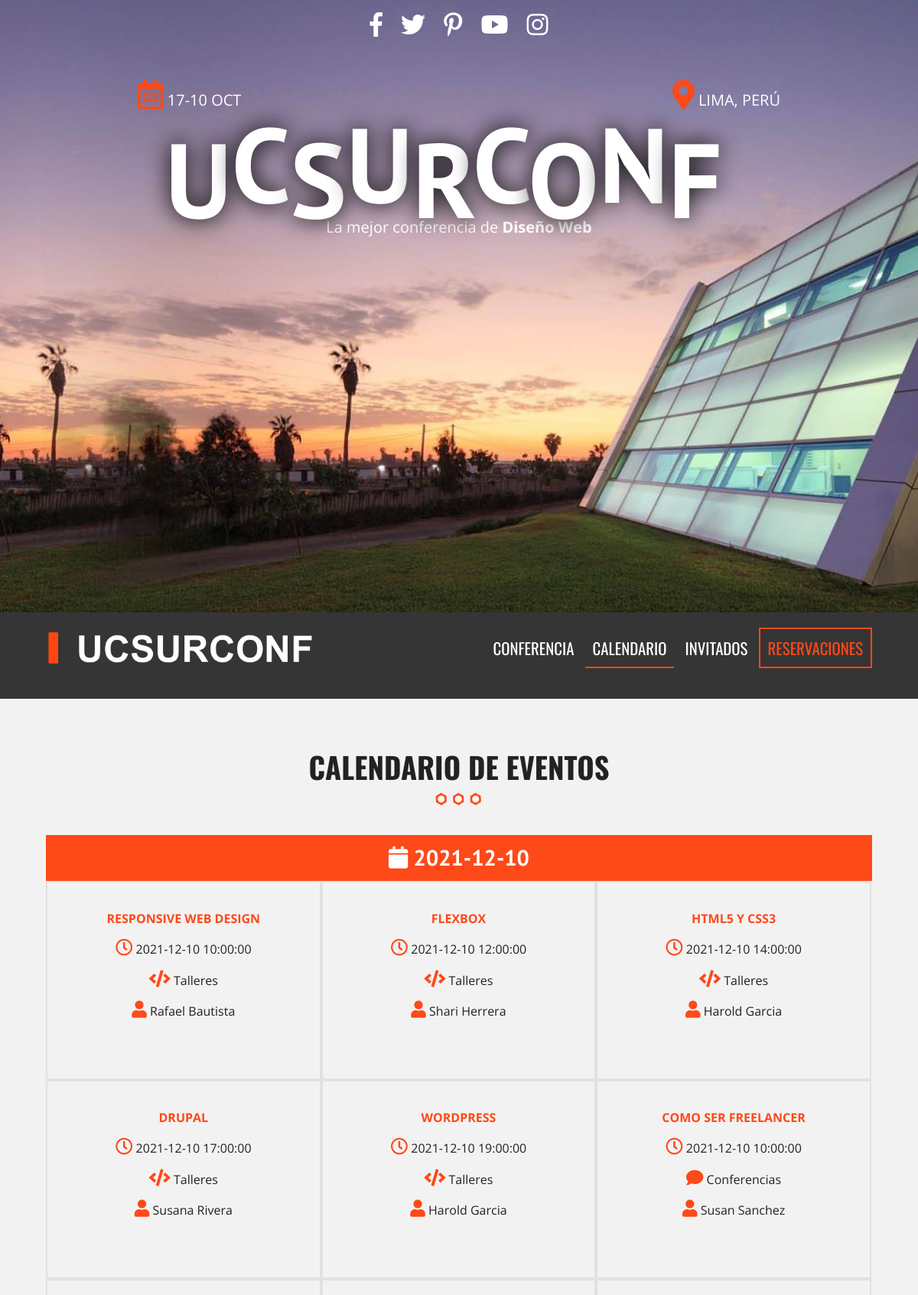
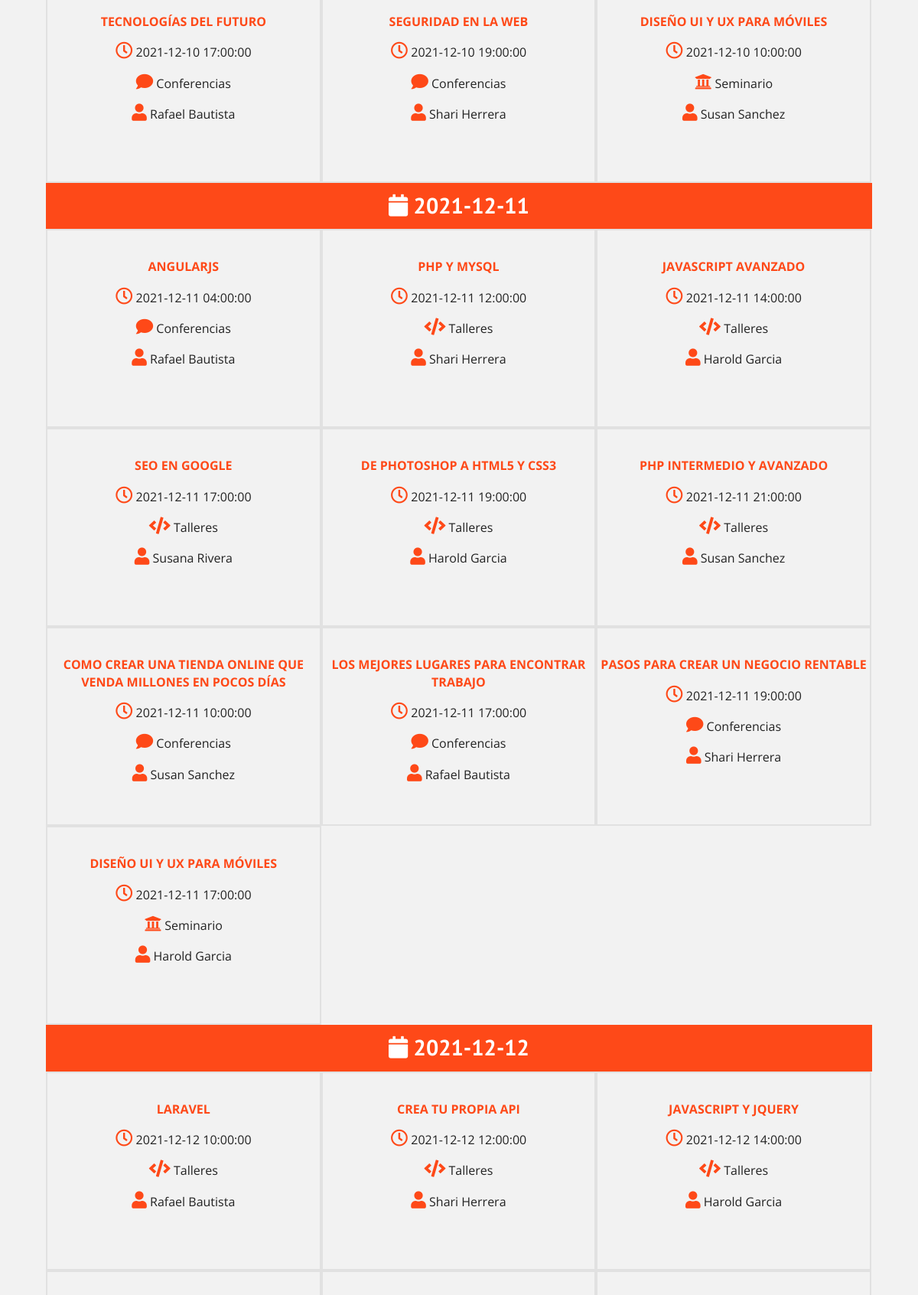
Page /calendario.php (upper part) on the committed database (2 pictures, top to bottom).
### tables this page shows
CREATE TABLE `eventos` (
  `evento_id` tinyint(10) NOT NULL,
  `nombre_evento` varchar(100) NOT NULL,
  `fecha_evento` date NOT NULL,
  `hora_evento` time NOT NULL,
  `id_cat_evento` tinyint(10) NOT NULL,
  `id_inv` tinyint(4) NOT NULL,
  `clave` varchar(10) DEFAULT NULL,
  `editado` datetime NOT NULL
);

CREATE TABLE `categoria_evento` (
  `id_categoria` tinyint(10) NOT NULL,
  `cat_evento` varchar(50) NOT NULL,
  `icono` varchar(15) NOT NULL,
  `editado` datetime DEFAULT NULL
);

### calendario.php (the view, shortened to what this page needs)
<?php
    include_once 'includes/templates/header.php';
?>
            <section class="seccion contenedor">
                <h2>Calendario de Eventos</h2>
                <?php
                    try {
                        require_once('includes/funciones/bd_conexion.php');
                        $sql = "SELECT evento_id,nombre_evento,fecha_evento,hora_evento,cat_evento,icono,nombre_invitado,apellido_invitado FROM `eventos` INNER JOIN `categoria_evento` ON eventos.id_cat_evento = categoria_evento.id_categoria INNER JOIN `invitados` ON eventos.id_inv = invitados.invitado_id ORDER BY evento_id";
                        $resultado = $conn->query($sql);
                    } catch (\Exception $e) {
                        echo $e->getMessage();
                    }
                ?>
                <div class="calendario">
                    <?php
                        $calendario = array();
                        while( $eventos = $resultado->fetch_assoc() ){
                            $fecha = $eventos['fecha_evento'];
                            $evento = array(
                                'titulo' => $eventos['nombre_evento'],
                                'fecha' => $eventos['fecha_evento'],
                                'hora' => $eventos['hora_evento'],
                                'categoria' => $eventos['cat_evento'],
                                'icono' => 'fa '.$eventos['icono'],
                                'invitado' => $eventos['nombre_invitado'] . " " . $eventos['apellido_invitado']
                            );
                            $calendario[$fecha][] = $evento;
                        }
                    ?>
                    <?php
                        foreach ($calendario as $dia => $lista_eventos) { ?>
                            <h3>
                                <i class="fa fa-calendar"></i>
                                <?php
                                    echo date($dia);?>
                            </h3>
                            <?php
                                foreach ( $lista_eventos as $evento ) { ?>
                                    <div class="dia">
                                        <p class="titulo"> <?php echo $evento['titulo']?> </p>
                                        <p class="hora">
                                            <i class="far fa-clock" aria-hidden="true"></i>
                                            <?php echo $evento['fecha'] . " " . $evento['hora']?>
                                        </p>
                                        <p>
                                            <i class="<?php echo $evento['icono']?>" aria-hidden="true"></i>
                                            <?php echo $evento['categoria']?></p>
                                        <p>
                                            <i class="fa fa-user" aria-hidden="true"></i>
                                            <?php echo $evento['invitado']?>
                                        </p>
                                    </div>
                            <?php  }   ?>
                    <?php  }   ?>
                </div>
            </section>
<?php
    include_once 'includes/templates/footer.php';
?>

### css/main.css (style rules this page uses)
html { color: #222; font-size: 1em; line-height: 1.4; }
html { box-sizing: border-box; }
*,*::before, *::after { box-sizing: inherit; }
body { background-color: #f2f2f2; font-family: 'Open Sans', sans-serif; }
.seccion { padding: 30px 0; }
.seccion p { font-size: 1.2em; text-align: center; }
h2 { font-family: 'Oswald', sans-serif; font-size: 2.4em; text-transform: uppercase; text-align: center; }
h2::after { content: ''; margin: 0 auto; background-image: url(../img/separador.png); height: 30px; width: 100px; display: block; }
h3 { font-size: 1.8em; color: #fe4918; font-family: 'PT Sans', sans-serif;; margin: 0; }
.contenedor { width: 98%; margin: 0 auto; }
@media only screen and (min-width: 480px) { .contenedor { width: 95%; } }
@media only screen and (min-width: 992px) { .contenedor { width: 90%; max-width: 1100px; } }
div.calendario h3 { background-color: #fe4918; clear: both; color: white; text-align: center; padding: 10px 0; }
div.calendario:after { clear: both; display: block; content: ''; }
div.dia { width: 50%; float: left; border: 2px solid #e1e1e1; transition: all .3s ease; }
@media only screen and (min-width:768px) { div.dia { width: 33.3%; min-height: 260px; padding-top: 20px; } }
div.dia p.titulo { color: #fe4918; text-transform: uppercase; font-weight: bold; }
div.dia p { font-size : 1em; }
div.dia i { color: #fe4918; font-size: 1.4em; }

### rows in the picture
eventos: nombre_evento "RESPONSIVE WEB DESIGN", fecha_evento "2021-12-10", hora_evento "10:00:00", id_cat_evento.cat_evento "Talleres", invitado "Rafael Bautista"
eventos: nombre_evento "FLEXBOX", fecha_evento "2021-12-10", hora_evento "12:00:00", id_cat_evento.cat_evento "Talleres", invitado "Shari Herrera"
eventos: nombre_evento "HTML5 Y CSS3", fecha_evento "2021-12-10", hora_evento "14:00:00", id_cat_evento.cat_evento "Talleres", invitado "Harold Garcia"
eventos: nombre_evento "DRUPAL", fecha_evento "2021-12-10", hora_evento "17:00:00", id_cat_evento.cat_evento "Talleres", invitado "Susana Rivera"
eventos: nombre_evento "WORDPRESS", fecha_evento "2021-12-10", hora_evento "19:00:00", id_cat_evento.cat_evento "Talleres", invitado "Harold Garcia"
eventos: nombre_evento "COMO SER FREELANCER", fecha_evento "2021-12-10", hora_evento "10:00:00", id_cat_evento.cat_evento "Conferencias", invitado "Susan Sanchez"
eventos: nombre_evento "TECNOLOGÍAS DEL FUTURO", fecha_evento "2021-12-10", hora_evento "17:00:00", id_cat_evento.cat_evento "Conferencias", invitado "Rafael Bautista"
eventos: nombre_evento "SEGURIDAD EN LA WEB", fecha_evento "2021-12-10", hora_evento "19:00:00", id_cat_evento.cat_evento "Conferencias", invitado "Shari Herrera"
eventos: nombre_evento "DISEÑO UI Y UX PARA MÓVILES", fecha_evento "2021-12-10", hora_evento "10:00:00", id_cat_evento.cat_evento "Seminario", invitado "Susan Sanchez"
eventos: nombre_evento "ANGULARJS", fecha_evento "2021-12-11", hora_evento "04:00:00", id_cat_evento.cat_evento "Conferencias", invitado "Rafael Bautista"
eventos: nombre_evento "PHP Y MYSQL", fecha_evento "2021-12-11", hora_evento "12:00:00", id_cat_evento.cat_evento "Talleres", invitado "Shari Herrera"
eventos: nombre_evento "JAVASCRIPT AVANZADO", fecha_evento "2021-12-11", hora_evento "14:00:00", id_cat_evento.cat_evento "Talleres", invitado "Harold Garcia"
eventos: nombre_evento "SEO EN GOOGLE", fecha_evento "2021-12-11", hora_evento "17:00:00", id_cat_evento.cat_evento "Talleres", invitado "Susana Rivera"
eventos: nombre_evento "DE PHOTOSHOP A HTML5 Y CSS3", fecha_evento "2021-12-11", hora_evento "19:00:00", id_cat_evento.cat_evento "Talleres", invitado "Harold Garcia"
eventos: nombre_evento "PHP INTERMEDIO Y AVANZADO", fecha_evento "2021-12-11", hora_evento "21:00:00", id_cat_evento.cat_evento "Talleres", invitado "Susan Sanchez"
eventos: nombre_evento "COMO CREAR UNA TIENDA ONLINE QUE VENDA MILLONES EN POCOS DÍAS", fecha_evento "2021-12-11", hora_evento "10:00:00", id_cat_evento.cat_evento "Conferencias", invitado "Susan Sanchez"
eventos: nombre_evento "LOS MEJORES LUGARES PARA ENCONTRAR TRABAJO", fecha_evento "2021-12-11", hora_evento "17:00:00", id_cat_evento.cat_evento "Conferencias", invitado "Rafael Bautista"
eventos: nombre_evento "PASOS PARA CREAR UN NEGOCIO RENTABLE", fecha_evento "2021-12-11", hora_evento "19:00:00", id_cat_evento.cat_evento "Conferencias", invitado "Shari Herrera"
eventos: nombre_evento "DISEÑO UI Y UX PARA MÓVILES", fecha_evento "2021-12-11", hora_evento "17:00:00", id_cat_evento.cat_evento "Seminario", invitado "Harold Garcia"
eventos: nombre_evento "LARAVEL", fecha_evento "2021-12-12", hora_evento "10:00:00", id_cat_evento.cat_evento "Talleres", invitado "Rafael Bautista"
eventos: nombre_evento "CREA TU PROPIA API", fecha_evento "2021-12-12", hora_evento "12:00:00", id_cat_evento.cat_evento "Talleres", invitado "Shari Herrera"
eventos: nombre_evento "JAVASCRIPT Y JQUERY", fecha_evento "2021-12-12", hora_evento "14:00:00", id_cat_evento.cat_evento "Talleres", invitado "Harold Garcia"

### other values in the picture
date($dia) "2021-12-10"
date($dia) "2021-12-11"
date($dia) "2021-12-12"
